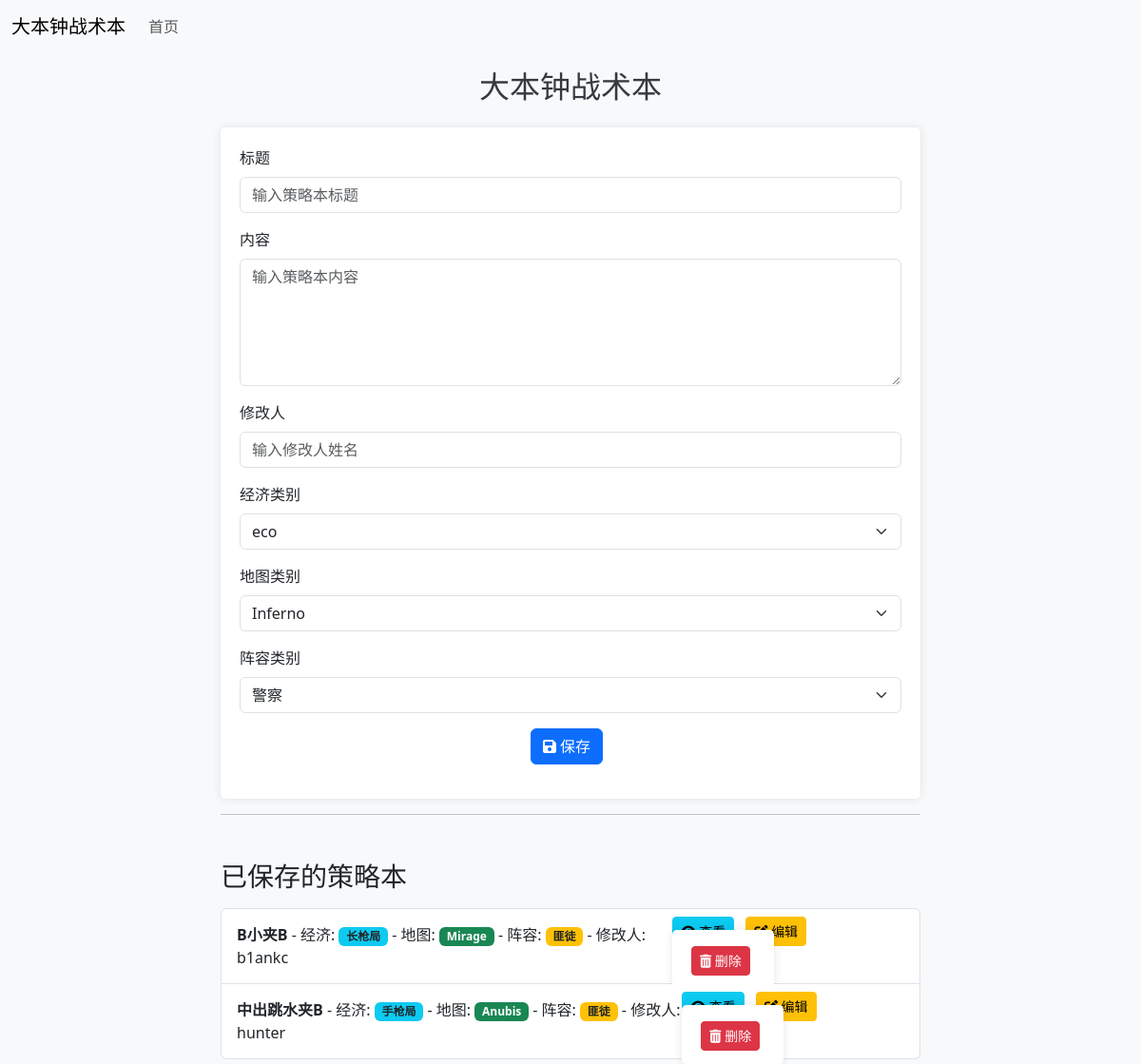
The page / on the database its author committed.
### models.py (models this page shows, shortened)
class TacticsBook(db.Model):
    __tablename__ = 'tactics_book'
    id = db.Column(db.Integer, primary_key=True)
    title = db.Column(db.String(100), nullable=False)
    content = db.Column(db.Text, nullable=False)
    modified_by = db.Column(db.String(100), nullable=False)
    economic_category_id = db.Column(db.Integer, db.ForeignKey('categories.id'), nullable=False)
    map_category_id = db.Column(db.Integer, db.ForeignKey('categories.id'), nullable=False)
    lineup_category_id = db.Column(db.Integer, db.ForeignKey('categories.id'), nullable=False)
    economic_category = db.relationship('Category', foreign_keys=[economic_category_id])
    map_category = db.relationship('Category', foreign_keys=[map_category_id])
    lineup_category = db.relationship('Category', foreign_keys=[lineup_category_id])

class Category(db.Model):
    __tablename__ = 'categories'
    id = db.Column(db.Integer, primary_key=True)
    name = db.Column(db.String(50), nullable=False)
    parent_id = db.Column(db.Integer, db.ForeignKey('categories.id'), nullable=True)
    parent = db.relationship('Category', remote_side=[id], backref='subcategories')

### views.py (the view, shortened to what this page needs)
@views.route('/', methods=['GET', 'POST'])
def index():
    form = TacticsForm()
    main_categories = Category.query.filter_by(parent_id=None).all()
    economic_main = Category.query.filter_by(name='经济').first()
    map_main = Category.query.filter_by(name='地图').first()
    lineup_main = Category.query.filter_by(name='阵容').first()
    form.economic_category.choices = [(str(cat.id), cat.name) for cat in economic_main.subcategories]
    form.map_category.choices = [(str(cat.id), cat.name) for cat in map_main.subcategories]
    form.lineup_category.choices = [(str(cat.id), cat.name) for cat in lineup_main.subcategories]
    economic_filter = request.args.get('economic_category', type=int)
    map_filter = request.args.get('map_category', type=int)
    lineup_filter = request.args.get('lineup_category', type=int)
    query = TacticsBook.query
    if economic_filter:
        query = query.filter_by(economic_category_id=economic_filter)
    if map_filter:
        query = query.filter_by(map_category_id=map_filter)
    if lineup_filter:
        query = query.filter_by(lineup_category_id=lineup_filter)
    tactics = query.order_by(TacticsBook.id.desc()).all()
    return render_template('index.html', tactics=tactics, form=form)

### forms.py
class TacticsForm(FlaskForm):
    title = StringField('标题', validators=[DataRequired()])
    content = TextAreaField('内容', validators=[DataRequired()])
    modified_by = StringField('修改人', validators=[DataRequired()])
    economic_category = SelectField('经济类别', choices=[], validators=[DataRequired()])
    map_category = SelectField('地图类别', choices=[], validators=[DataRequired()])
    lineup_category = SelectField('阵容类别', choices=[], validators=[DataRequired()])
    submit = SubmitField('保存')

### templates/index.html (shortened to what this page needs)
{% extends 'base.html' %}
{% block content %}
    <div class="row justify-content-center">
        <div class="col-md-8">
            <h2 class="mb-4 text-center">大本钟战术本</h2>
            <form method="POST" action="{{ url_for('views.index') }}">
                <div class="mb-3">
                    <label for="title" class="form-label">标题</label>
                    {{ form.title(class="form-control", id="title", placeholder="输入策略本标题") }}
                </div>
                <div class="mb-3">
                    <label for="content" class="form-label">内容</label>
                    {{ form.content(class="form-control", id="content", rows="5", placeholder="输入策略本内容") }}
                </div>
                <div class="mb-3">
                    <label for="modified_by" class="form-label">修改人</label>
                    {{ form.modified_by(class="form-control", id="modified_by", placeholder="输入修改人姓名") }}
                </div>
                <div class="mb-3">
                    <label for="economic_category" class="form-label">经济类别</label>
                    {{ form.economic_category(class="form-select", id="economic_category") }}
                </div>
                <div class="mb-3">
                    <label for="map_category" class="form-label">地图类别</label>
                    {{ form.map_category(class="form-select", id="map_category") }}
                </div>
                <div class="mb-3">
                    <label for="lineup_category" class="form-label">阵容类别</label>
                    {{ form.lineup_category(class="form-select", id="lineup_category") }}
                </div>
                <div class="mb-3 text-center">
                    <button type="submit" class="btn btn-primary me-2">
                        <i class="fas fa-save"></i> 保存
                    </button>
                </div>
            </form>
            <hr>
            <h3 class="mt-5">已保存的策略本</h3>
            {% if tactics %}
                <ul class="list-group mt-3">
                    {% for tactic in tactics %}
                        <li class="list-group-item d-flex justify-content-between align-items-center">
                            <div>
                                <strong>{{ tactic.title }}</strong>
                                - 经济: <span class="badge bg-info text-dark">{{ tactic.economic_category.name }}</span>
                                - 地图: <span class="badge bg-success text-white">{{ tactic.map_category.name }}</span>
                                - 阵容: <span class="badge bg-warning text-dark">{{ tactic.lineup_category.name }}</span>
                                - 修改人: {{ tactic.modified_by }}
                            </div>
                            <div>
                                <a href="{{ url_for('views.view_tactic', tactics_id=tactic.id) }}" class="btn btn-info btn-sm me-2">
                                </a>
                                <a href="{{ url_for('views.edit', tactics_id=tactic.id) }}" class="btn btn-warning btn-sm me-2">
                                     编辑
                                </a>
                                <form action="{{ url_for('views.delete', tactics_id=tactic.id) }}" method="POST" style="display:inline;">
                                    <button type="submit" class="btn btn-danger btn-sm" onclick="return confirm('确定要删除这个策略本吗？');">
                                        <i class="fas fa-trash-alt"></i> 删除
                                    </button>
                                </form>
                            </div>
                        </li>
                    {% endfor %}
                </ul>
            {% else %}
                <p class="text-muted">尚未保存任何策略本。</p>
            {% endif %}
        </div>
    </div>
{% endblock %}

### templates/base.html (shortened to what this page needs)
<!DOCTYPE html>
<html lang="zh-CN">
<head>
    <link href="https://cdn.jsdelivr.net/npm/bootstrap@5.3.0/dist/css/bootstrap.min.css" rel="stylesheet">
    <link rel="stylesheet" href="https://cdnjs.cloudflare.com/ajax/libs/font-awesome/6.0.0-beta3/css/all.min.css" />
    <link rel="stylesheet" href="{{ url_for('static', filename='css/styles.css') }}">
</head>
<body>
    <nav class="navbar navbar-expand-lg navbar-light bg-light">
        <div class="container-fluid">
            <a class="navbar-brand" href="{{ url_for('views.index') }}">大本钟战术本</a>
            <div class="collapse navbar-collapse" id="navbarNav">
                <ul class="navbar-nav">
                    <li class="nav-item">
                        <a class="nav-link" href="{{ url_for('views.index') }}">首页</a>
                    </li>
                </ul>
            </div>
        </div>
    </nav>
    <div class="container">
        {% block content %}{% endblock %}
    </div>
</body>
</html>

### static/css/styles.css (style rules this page uses)
body { background-color: #f8f9fa; }
h1, h2 { color: #343a40; }
form { background-color: #ffffff; padding: 20px; border-radius: 5px; box-shadow: 0 0 10px rgba(0, 0, 0, 0.1); }
.btn { margin-right: 5px; }

### rows shown on the page
TacticsBook: title "B小夹B", economic_category.name "长枪局", map_category.name "Mirage", lineup_category.name "匪徒", modified_by "b1ankc"
TacticsBook: title "中出跳水夹B", economic_category.name "手枪局", map_category.name "Anubis", lineup_category.name "匪徒", modified_by "hunter"
